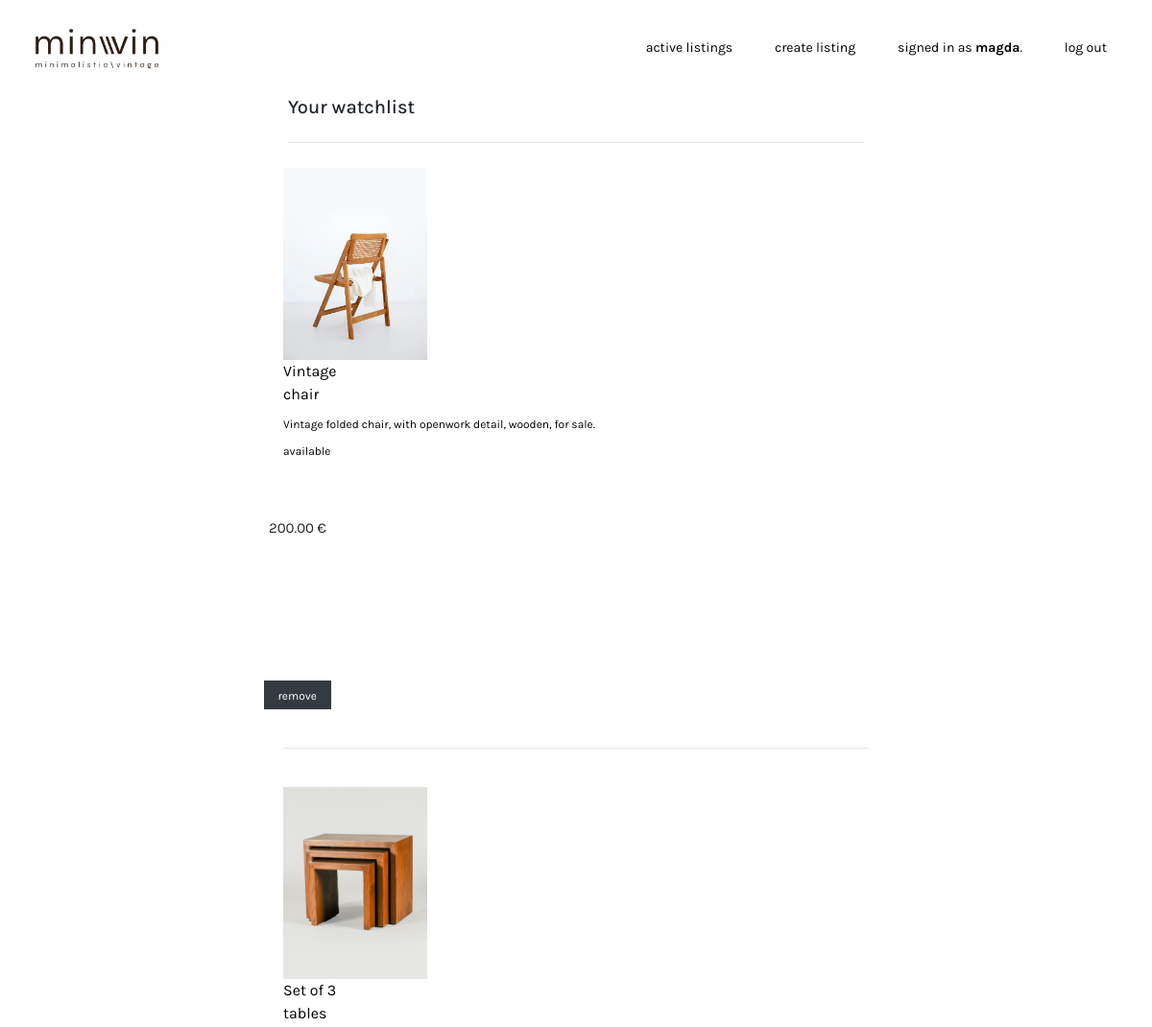
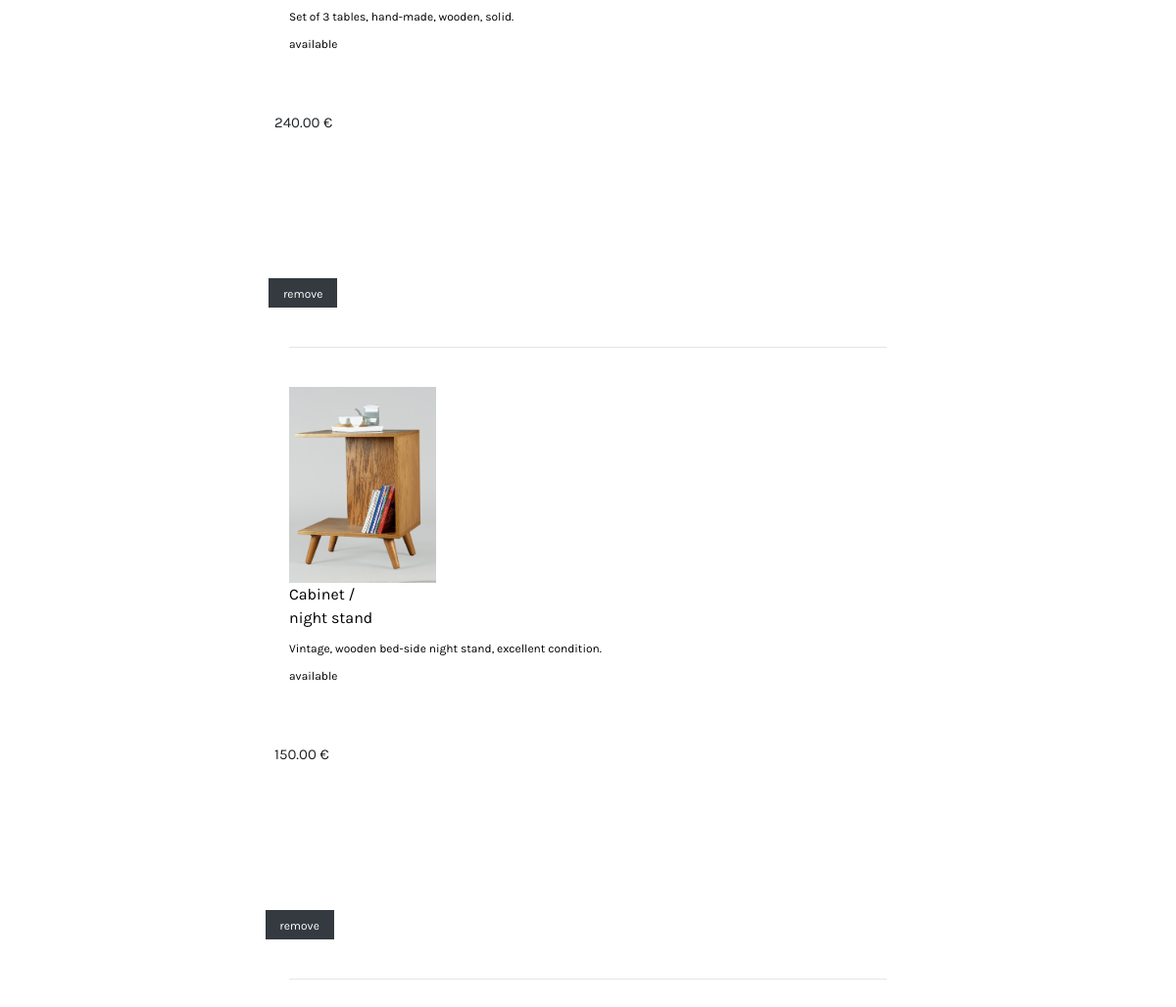
The page /watchlist/1 (signed in) on the database its author committed (2 pictures, top to bottom).
### auctions/models.py (models this page shows, shortened)
class User(AbstractUser):
    id           = models.AutoField(primary_key=True)
    watchlist    = models.ManyToManyField('auctions.Listing', related_name='watchlist', blank=True)
    profile_photo = models.ImageField(
        upload_to='user_profiles',
        height_field=None,
        width_field=None,
        default='auctions/static/User01.png'
        )

class Listing(models.Model):
    categories=[
        ("CH","chairs"),
        ("CA","cabinets"),
        ("SO","sofas"),
        ("TA","tables"),
        ("DE","decor"),
        ("OT","others")
    ]
    id          = models.AutoField(primary_key=True)
    title       = models.CharField(max_length=64)
    description = models.CharField(max_length=280)
    price       = models.DecimalField(max_digits=7, decimal_places=2)
    category    = models.CharField(max_length=10, choices=categories, default="others")
    status      = models.BooleanField(default="True")
    photo       = models.ImageField(
        upload_to='images_uploaded',
        height_field=None,
        width_field=None,
        default='auctions/static/images/01.jpg'
        )
    owner       = models.ForeignKey(User, on_delete=models.CASCADE, related_name='owner', null=True)
    date        = models.DateField(default=(2023-10-20))
    bidder      = models.CharField(max_length=64, default="no one has made a bit yet.")

### auctions/views.py (the view)
# urls.py: path("watchlist/<int:user_id>", views.view_watch, name="view_watchlist"),
def view_watch(request, user_id):
    try:
        current_user= User.objects.get(id=user_id)
        if request.method == "GET":
            listings = current_user.watchlist.all()
            watchlist=[]
            for listing in listings:
                watchlist.append(listing)
            return render(request, "auctions/watchlist.html",{
                "watchlist": watchlist
                })
    except User.DoesNotExist:
        return render(request, "auctions/watchlist.html", {
                        "message": "You must be logged in to see your watchlist."
        })

### auctions/templates/auctions/watchlist.html (shortened to what this page needs)
{% extends "auctions/layout.html" %}
{% block body %}
<div class="d-flex justify-content-left">
    <div class="d-flex flex-column align-items-left">
        <h5>Your watchlist</h5>
        <hr style="width:100%;">
                {% for listing in watchlist %}
                <div class="row" style="margin-bottom:20px; padding: 10px;">
                    <div style="margin-right:20px;">
                        <img src="{{ listing.photo.url }}" alt="Listing photo" width="150px" height="200px">
                    </div>
                    <div class="d-flex flex-column align-content-left">
                        <div class="title" style="margin-bottom: 10px;">
                            <a href="{% url 'listing' listing_id=listing.id %}" style="width:500px; color: black; font-size: 16px; font-weight:semi-bold;">
                                {{ listing.title|safe }}
                            </a>
                        </div>
                        <div class="description_small" style="width:600px; font-size: 12px; margin-bottom:10px;">
                            {{ listing.description|safe }}
                        </div>
                        <div class="title" style="margin-bottom:60px;">
                            {% if listing.status %}
                            available
                            {% else %}
                            sold
                            {% endif %}
                        </div>
                    </div>
                    <div class="row">
                        <div style="align-items: right; font-size:15px; font-weight:semi-bold;">
                            {{ listing.price|safe }} €
                        </div>
                        <div>
                            <form action="{% url 'watchlist_remove' user_id=user.id listing_id=listing.id %}" method="POST" enctype='multipart/form-data'>
                                <input class="btn btn-dark" style="width:70px; height:30px; font-size:12px; margin-top:170px; margin-left: -65px;" type="submit" value="remove">
                        </div>
                    </div>
                    <hr style="width:110%; margin-top:40px; margin-bottom:0px;" align="right">
                </div>
                {% endfor %}
    </div>
</div>
{% endblock %}

### auctions/templates/auctions/layout.html (shortened to what this page needs)
{% load static %}
<!DOCTYPE html>
<html lang="en">
    <head>
        <link rel="stylesheet" href="https://stackpath.bootstrapcdn.com/bootstrap/4.4.1/css/bootstrap.min.css">
        <link href="{% static 'auctions/styles.css' %}" rel="stylesheet">
        <link href="{% static 'fontawesomefree/css/fontawesome.css' %}" rel="stylesheet" type="text/css">
         {% load static %}
    </head>
    <body>
        <ul class="navbar fixed-top bg-body-tertiary" padding="1 px" style="background-color: #ffffff">
            <div class="container-fluid" style="background-color: #ffffff">
                <a class="navbar-brand" href="{% url 'index' %}">
                <img src="{% static 'minvin_logo_big.png' %}" alt="Logo" width="140" height="70" class="d-inline-block align-text-top">
                </a>
                <div class="align-items-end">
                    <li class="list-inline-item">
                        <a class="nav-link" href="{% url 'index' %}">active listings</a>
                    </li>
                    {% if user.is_authenticated %}
                        <li class="list-inline-item">
                            <a class="nav-link" href="{% url 'create' %}">create listing</a>
                        </li>
                        <li class="list-inline-item">
                            <a class="nav-link" href="{% url 'profile' user_id=user.id %}">
                                signed in as <strong>{{ user.username }}</strong>.
                            </a>
                        </li>
                        <li class="list-inline-item">
                            <a class="nav-link" href="{% url 'logout' %}">log out</a>
                        </li>
                    {% endif %}
                </div>
            </ul>
        {% block body %}
        {% endblock %}
    </body>
</html>

### auctions/static/auctions/styles.css (style rules this page uses)
body { font-family: "Karla", "Arial", sans-serif; background-color: white; align-items: center; justify-content: center; padding-top: 100px; padding-bottom: 50px; padding-right: 300px; padding-left: 300px; }
.nav-link { color: black; font-size: 14px; }
.navbar-brand { color: black; font-weight: bold; }
.btn-dark { border-radius: 0rem; }
.title { color: black; width: 90px; font-size: 12px; }
.description_small { color: black; font-size: 12px; }
hr { margin-left: 0; margin-right: 0; }

### rows shown on the page
User: username "magda"
Listing: photo (picture), title "Vintage chair", description "Vintage folded chair, with openwork detail, wooden, for sale.", status "available", price "200.00"
Listing: photo (picture), title "Set of 3 tables", description "Set of 3 tables, hand-made, wooden, solid.", status "available", price "240.00"
Listing: photo (picture), title "Cabinet / night stand", description "Vintage, wooden bed-side night stand, excellent condition.", status "available", price "150.00"
